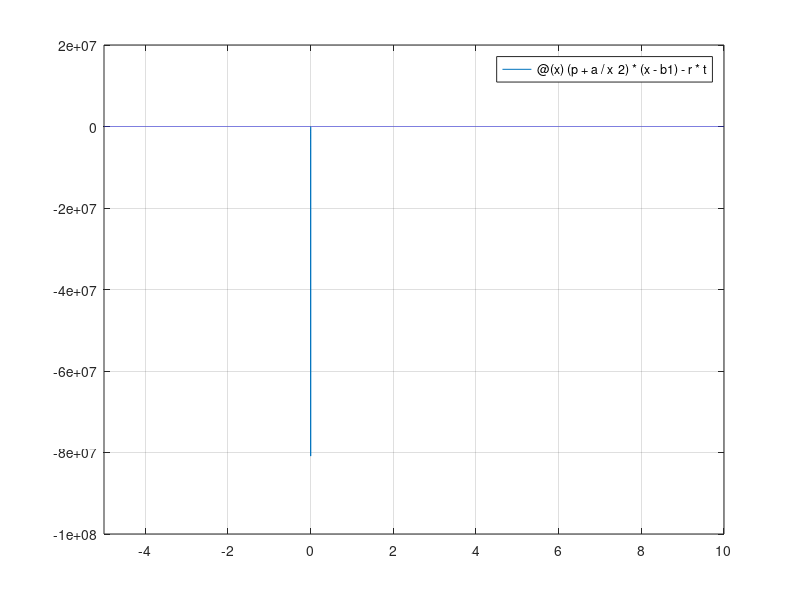

Write the MATLAB code that produced this figure.
clear all; clc;
p=10;
a=3.599;
t=80;
b1=0.04267;
r=0.8205;
%declarando de forma anonima la funcion
f=@(x)(p+a/x^2)*(x-b1)-r*t;
%graficando la funcion
fplot(f,[-5,10]);
%colocar cuadricula
grid on
%podemos pausar para ingresar de forma manual el valor de a y b e incluso
%la tolarancia.
a=5;
b=10;
%definimos la tolerancia
tol=10e-4;
%numero de pasos a realizar
%entero mayor ceil
%definimos el formato largo
format long
r=(a+b)/2;
e=(b-a)/2;
while abs(e)>tol
    if f(r)==0
        e=0;
    else
        if f(0)*f(r)<0
            b=r;
        else
            a=r;
        end
        r=(a+b)/2;
        e=(b-a)/2;
    end
end
fprintf('La raiz es %5.5f con un error de %1.5f\n', r, e);
